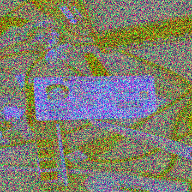
#> input picture data/images_raw/GICSD_1_0_13.png, 192 x 192 px, found by its file name; its folder holds 3 pictures in this run
$ jupyter execute --allow-errors notebook.ipynb   (shell and % lines are left out)
#> lines starting #> are read from the running program, lines starting #| are printed output that depends on the picture
### modules/utils.py
import math
import os
import random
from typing import Tuple

import cv2
import pandas as pd
from matplotlib import pyplot as plt
from sklearn.model_selection import train_test_split


def sample_load_images(image_path_list, num_sample_images=16):
    """Samples num_sample_images image path from the list image_path_list.
    Next, every image in the path is loaded and returned in a list.

    Args:
        image_path_list (list): list of absolute path to all images.
        num_sample_images (int, optional): number of images to sample from image_path_list. Defaults to 16.
    """
    sampled_images = random.sample(image_path_list, num_sample_images)

    return [cv2.imread(img) for img in sampled_images]


# [100 lines left out: functions show_images, get_color_histogram, plot_color_histogram, save_images, random_split_train_val_test_stratified, not called in this run]

### notebooks/notebook.ipynb
[cell 1]
cd /app/

[cell 2]
import os
import cv2
import pandas as pd
import numpy as np

from typing import List, Tuple

from modules.utils import sample_load_images, show_images, plot_color_histogram, save_images, random_split_train_val_test_stratified

## Data Exploration

Using the root directory path, we get the whole list of image paths once and keep them in memory.

[cell 3]
root_dir = 'data/images_raw'

# assume we have all images with .png extension.
all_images_path_list = [os.path.join(root_dir, f) for f in os.listdir(root_dir) if f.endswith('.png')]
# all_images = [cv2.imread(img_path) for img_path in all_images_path_list]

First, we load the csv

[cell 4]
labels_file_path = 'data/gicsd_labels.csv'

#> (a cell that did not finish here is left out)

#> (a cell that did not finish here is left out)

It seems like we have a total of 800 images.

#> (a cell that did not finish here is left out)

We have a whitespace issue in label column name. We better fix it.

#> (a cell that did not finish here is left out)

#> (a cell that did not finish here is left out)

Let's also check the unique labels names in our dataset.

#> (a cell that did not finish here is left out)

We can also strip the whitespace characters on our label names.

#> (a cell that did not finish here is left out)

#> (a cell that did not finish here is left out)

We can check for missing values.

#> (a cell that did not finish here is left out)

We don't have any missing values!

We can check the distribution of image dimensions. We would expect all images have the same dimensions. We can use the blue-channel images we extracted to get the dimensions.

[cell 14]
all_images = [cv2.imread(img_path) for img_path in all_images_path_list]
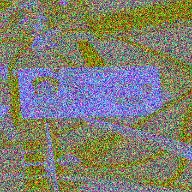
#> input picture data/images_raw/GICSD_1_0_3.png, 192 x 192 px, found by its file name
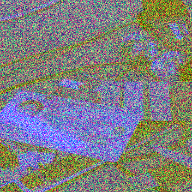
#> input picture data/images_raw/GICSD_1_1_33.png, 192 x 192 px, found by its file name
#> all_images = 3 items
img_height = [img.shape[0] for img in all_images]
#> img_height = [192, 192, 192]
img_width = [img.shape[1] for img in all_images]
#> img_width = [192, 192, 192]
df_dim = pd.DataFrame(data={'width': img_width, 'height': img_height})
#> df_dim = table of 3 rows and 2 columns

[cell 15]
df_dim['width'].value_counts(), df_dim['height'].value_counts()

It looks like we all have 192x192 images.

Now, we can check the distribution of labels.

#> (a cell that did not finish here is left out)

#> (a cell that did not finish here is left out)

It seems we have an imbalanced class distribution. 80.7% of the data belongs to images of FULL_VISIBILITY category, 15.3% belongs to PARTIAL_VISIBILITY category and only 3.8% belongs to NO_VISIBILITY category.

## Feature Engineering

Let's first view several randomly sampled images

#> (a cell that did not finish here is left out)
